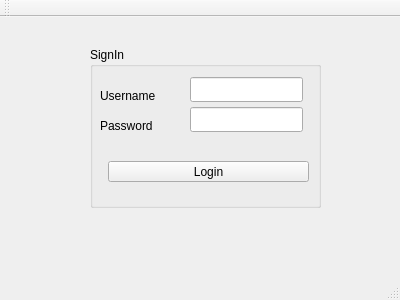
<?xml version="1.0" encoding="UTF-8"?>
<ui version="4.0">
 <class>MainWindow</class>
 <widget class="QMainWindow" name="MainWindow">
  <property name="geometry">
   <rect>
    <x>0</x>
    <y>0</y>
    <width>400</width>
    <height>300</height>
   </rect>
  </property>
  <property name="windowTitle">
   <string>MainWindow</string>
  </property>
  <widget class="QWidget" name="centralWidget">
   <widget class="QGroupBox" name="groupBox">
    <property name="geometry">
     <rect>
      <x>90</x>
      <y>30</y>
      <width>231</width>
      <height>161</height>
     </rect>
    </property>
    <property name="title">
     <string>SignIn</string>
    </property>
    <widget class="QLabel" name="label_username">
     <property name="geometry">
      <rect>
       <x>10</x>
       <y>40</y>
       <width>67</width>
       <height>17</height>
      </rect>
     </property>
     <property name="text">
      <string>Username</string>
     </property>
    </widget>
    <widget class="QLabel" name="label_2password">
     <property name="geometry">
      <rect>
       <x>10</x>
       <y>70</y>
       <width>67</width>
       <height>17</height>
      </rect>
     </property>
     <property name="text">
      <string>Password</string>
     </property>
    </widget>
    <widget class="QLineEdit" name="lineEdit_username">
     <property name="geometry">
      <rect>
       <x>100</x>
       <y>30</y>
       <width>113</width>
       <height>25</height>
      </rect>
     </property>
    </widget>
    <widget class="QLineEdit" name="lineEdit_2_password">
     <property name="geometry">
      <rect>
       <x>100</x>
       <y>60</y>
       <width>113</width>
       <height>25</height>
      </rect>
     </property>
    </widget>
    <widget class="QPushButton" name="pushButton_login">
     <property name="geometry">
      <rect>
       <x>18</x>
       <y>114</y>
       <width>201</width>
       <height>21</height>
      </rect>
     </property>
     <property name="text">
      <string>Login</string>
     </property>
    </widget>
   </widget>
  </widget>
  <widget class="QMenuBar" name="menuBar">
   <property name="geometry">
    <rect>
     <x>0</x>
     <y>0</y>
     <width>400</width>
     <height>22</height>
    </rect>
   </property>
  </widget>
  <widget class="QToolBar" name="mainToolBar">
   <attribute name="toolBarArea">
    <enum>TopToolBarArea</enum>
   </attribute>
   <attribute name="toolBarBreak">
    <bool>false</bool>
   </attribute>
  </widget>
  <widget class="QStatusBar" name="statusBar"/>
 </widget>
 <layoutdefault spacing="6" margin="11"/>
 <resources/>
 <connections/>
</ui>
